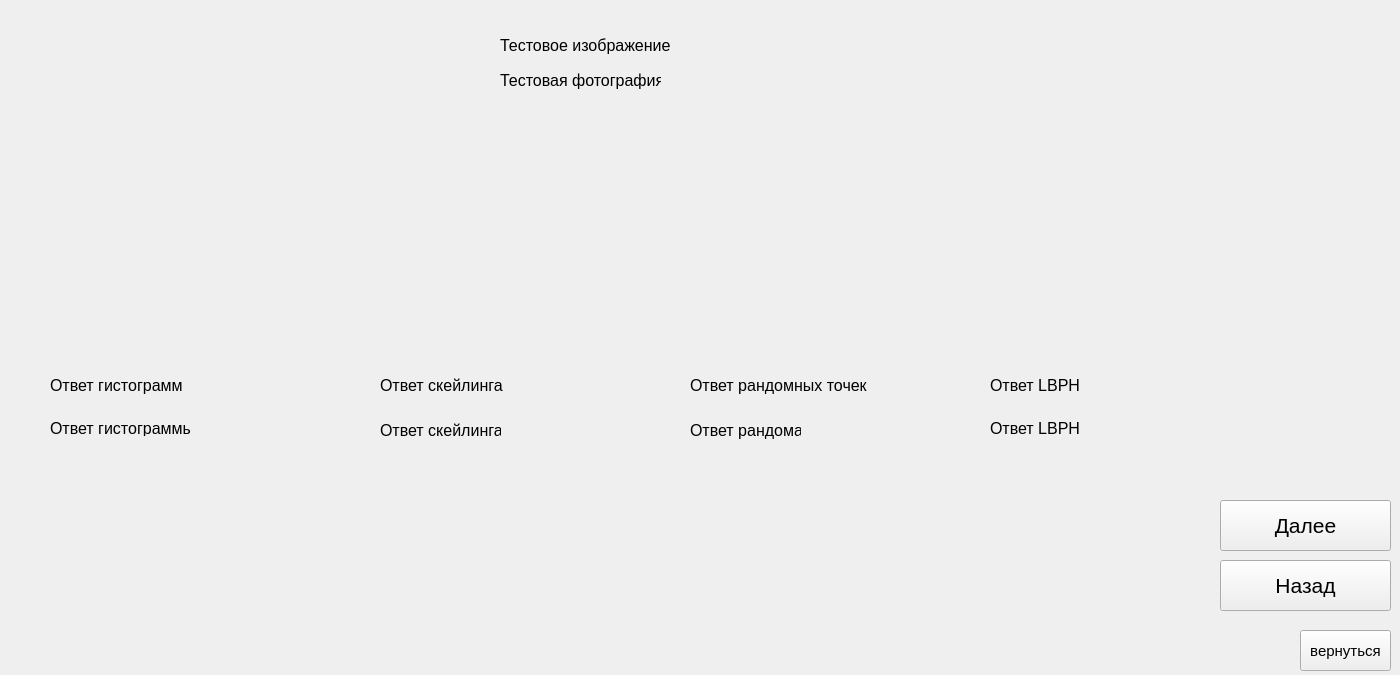
<?xml version="1.0" encoding="UTF-8"?>
<ui version="4.0">
 <class>votingMethod</class>
 <widget class="QWidget" name="votingMethod">
  <property name="geometry">
   <rect>
    <x>0</x>
    <y>0</y>
    <width>1400</width>
    <height>675</height>
   </rect>
  </property>
  <property name="windowTitle">
   <string>Form</string>
  </property>
  <widget class="QPushButton" name="exitButton">
   <property name="geometry">
    <rect>
     <x>1300</x>
     <y>630</y>
     <width>91</width>
     <height>41</height>
    </rect>
   </property>
   <property name="font">
    <font>
     <pointsize>11</pointsize>
    </font>
   </property>
   <property name="text">
    <string>вернуться</string>
   </property>
  </widget>
  <widget class="QLabel" name="test_image">
   <property name="geometry">
    <rect>
     <x>500</x>
     <y>70</y>
     <width>161</width>
     <height>21</height>
    </rect>
   </property>
   <property name="font">
    <font>
     <pointsize>12</pointsize>
    </font>
   </property>
   <property name="text">
    <string>Тестовая фотография</string>
   </property>
  </widget>
  <widget class="QLabel" name="histogram_answer">
   <property name="geometry">
    <rect>
     <x>50</x>
     <y>420</y>
     <width>141</width>
     <height>16</height>
    </rect>
   </property>
   <property name="font">
    <font>
     <pointsize>12</pointsize>
    </font>
   </property>
   <property name="text">
    <string>Ответ гистограммы</string>
   </property>
  </widget>
  <widget class="QLabel" name="scaling_answer">
   <property name="geometry">
    <rect>
     <x>380</x>
     <y>420</y>
     <width>121</width>
     <height>21</height>
    </rect>
   </property>
   <property name="font">
    <font>
     <pointsize>12</pointsize>
    </font>
   </property>
   <property name="text">
    <string>Ответ скейлинга</string>
   </property>
  </widget>
  <widget class="QLabel" name="random_answer">
   <property name="geometry">
    <rect>
     <x>690</x>
     <y>420</y>
     <width>111</width>
     <height>21</height>
    </rect>
   </property>
   <property name="font">
    <font>
     <pointsize>12</pointsize>
    </font>
   </property>
   <property name="text">
    <string>Ответ рандома</string>
   </property>
  </widget>
  <widget class="QLabel" name="lbph_answer">
   <property name="geometry">
    <rect>
     <x>990</x>
     <y>420</y>
     <width>91</width>
     <height>16</height>
    </rect>
   </property>
   <property name="font">
    <font>
     <pointsize>12</pointsize>
    </font>
   </property>
   <property name="text">
    <string>Ответ LBPH</string>
   </property>
  </widget>
  <widget class="QPushButton" name="nextImageButton">
   <property name="geometry">
    <rect>
     <x>1220</x>
     <y>500</y>
     <width>171</width>
     <height>51</height>
    </rect>
   </property>
   <property name="font">
    <font>
     <pointsize>16</pointsize>
    </font>
   </property>
   <property name="text">
    <string>Далее</string>
   </property>
  </widget>
  <widget class="QPushButton" name="prevImageButton">
   <property name="geometry">
    <rect>
     <x>1220</x>
     <y>560</y>
     <width>171</width>
     <height>51</height>
    </rect>
   </property>
   <property name="font">
    <font>
     <pointsize>16</pointsize>
    </font>
   </property>
   <property name="text">
    <string>Назад</string>
   </property>
  </widget>
  <widget class="QLabel" name="label">
   <property name="geometry">
    <rect>
     <x>50</x>
     <y>370</y>
     <width>181</width>
     <height>31</height>
    </rect>
   </property>
   <property name="font">
    <font>
     <pointsize>12</pointsize>
    </font>
   </property>
   <property name="text">
    <string>Ответ гистограмм</string>
   </property>
  </widget>
  <widget class="QLabel" name="label_2">
   <property name="geometry">
    <rect>
     <x>380</x>
     <y>370</y>
     <width>181</width>
     <height>31</height>
    </rect>
   </property>
   <property name="font">
    <font>
     <pointsize>12</pointsize>
    </font>
   </property>
   <property name="text">
    <string>Ответ скейлинга</string>
   </property>
  </widget>
  <widget class="QLabel" name="label_3">
   <property name="geometry">
    <rect>
     <x>690</x>
     <y>370</y>
     <width>231</width>
     <height>31</height>
    </rect>
   </property>
   <property name="font">
    <font>
     <pointsize>12</pointsize>
    </font>
   </property>
   <property name="text">
    <string>Ответ рандомных точек</string>
   </property>
  </widget>
  <widget class="QLabel" name="label_4">
   <property name="geometry">
    <rect>
     <x>990</x>
     <y>370</y>
     <width>181</width>
     <height>31</height>
    </rect>
   </property>
   <property name="font">
    <font>
     <pointsize>12</pointsize>
    </font>
   </property>
   <property name="text">
    <string>Ответ LBPH</string>
   </property>
  </widget>
  <widget class="QLabel" name="label_5">
   <property name="geometry">
    <rect>
     <x>500</x>
     <y>30</y>
     <width>221</width>
     <height>31</height>
    </rect>
   </property>
   <property name="font">
    <font>
     <pointsize>12</pointsize>
    </font>
   </property>
   <property name="text">
    <string>Тестовое изображение</string>
   </property>
  </widget>
 </widget>
 <resources/>
 <connections/>
</ui>
